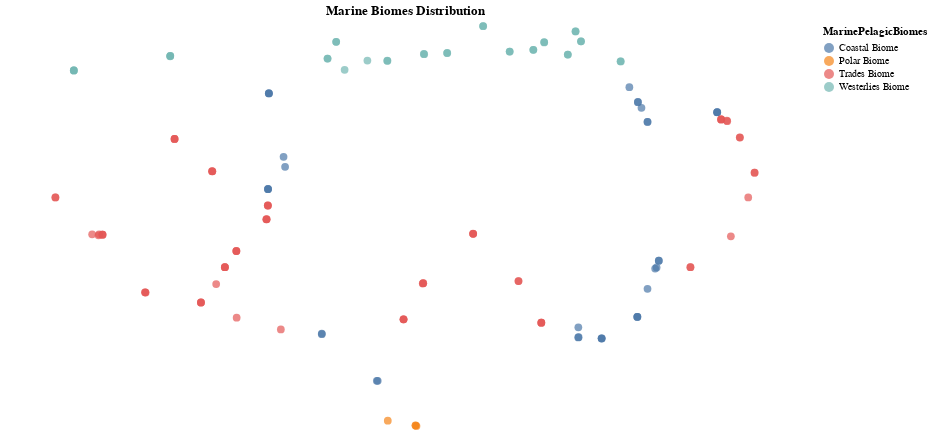

Source (notebook cell):
### Markdown cell above
**Geographic Distribution (Map View)**

### Code cell
map_view = alt.Chart(df).mark_circle(size=60).encode(
    longitude='Longitude:Q',
    latitude='Latitude:Q',
    color='MarinePelagicBiomes:N',
    tooltip=['SampleID', 'Latitude', 'Longitude', 'MarinePelagicBiomes']
).properties(
    title='Marine Biomes Distribution',
    width=800,
    height=400
)

map_view

### Figure 1 — Vega-Lite specification as saved in the notebook (floating-point values rounded to 4 significant figures; data arrays with more than 128 entries replaced by an {"elided": "..."} marker saying what was removed)
{"config": {"view": {"continuousWidth": 300, "continuousHeight": 300}}, "data": {"name": "data-f3ac98d8b0f7b4d72271bbb0c7b36649"}, "mark": {"type": "circle", "size": 60}, "encoding": {"color": {"field": "MarinePelagicBiomes", "type": "nominal"}, "latitude": {"field": "Latitude", "type": "quantitative"}, "longitude": {"field": "Longitude", "type": "quantitative"}, "tooltip": [{"field": "SampleID", "type": "nominal"}, {"field": "Latitude", "type": "quantitative"}, {"field": "Longitude", "type": "quantitative"}, {"field": "MarinePelagicBiomes", "type": "nominal"}]}, "height": 400, "title": "Marine Biomes Distribution", "width": 800, "$schema": "https://vega.github.io/schema/vega-lite/v5.20.1.json", "datasets": {"data-f3ac98d8b0f7b4d72271bbb0c7b36649": {"elided": "135 records"}}}
